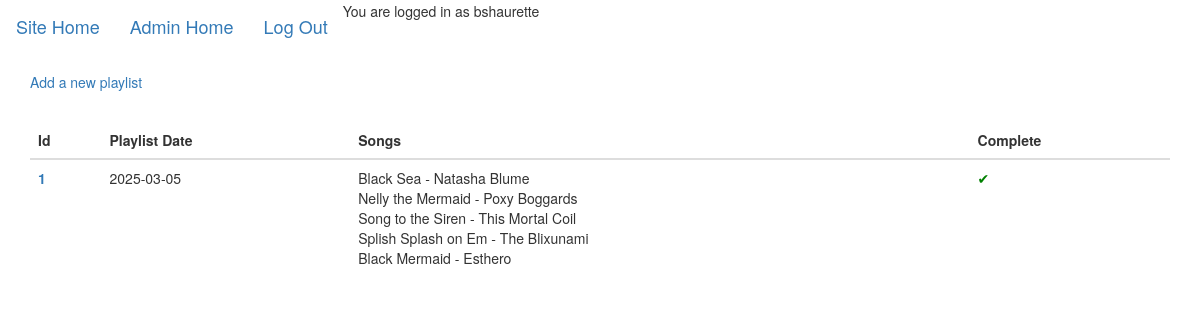
Screenshot of /admin/playlists (signed in) with the database file from the repository.
### tables this page shows
CREATE TABLE user (
  id INTEGER PRIMARY KEY AUTOINCREMENT,
  username TEXT UNIQUE NOT NULL,
  password TEXT NOT NULL
);

CREATE TABLE playlist (
    id INTEGER PRIMARY KEY AUTOINCREMENT,
    play_date DATE NOT NULL UNIQUE,
    created_at DATE NOT NULL DEFAULT CURRENT_DATE
);

### fivesongs/admin.py (the view)
@bp.route('/admin/playlists')
@login_required
def playlists():
    db = get_db()
    playlist_query = """
        SELECT id, play_date, created_at
        FROM playlist
        ORDER BY play_date DESC
    """
    db_playlists = db.execute(playlist_query).fetchall()
    all_playlists = []
    for p in db_playlists:
        playlist = {
            'id': p['id'],
            'play_date': p['play_date'],
            'songs': []
        }
        p_songs = db.execute(f"SELECT title, artist FROM song WHERE playlist_id = {p['id']}").fetchall()
        for s in p_songs:
            playlist['songs'].append(f"{s['title']} - {s['artist']}")
        if len(playlist['songs']) < 5:
            playlist['alert'] = True
        all_playlists.append(playlist)
    return render_template('admin/playlists.html', playlists=all_playlists)

### fivesongs/auth.py (called while the page is built)
@bp.before_app_request
def load_logged_in_user():
    user_id = session.get('user_id')
    if user_id is None:
        g.user = None
    else:
        g.user = get_db().execute(
            'SELECT * FROM user WHERE id = ?', (user_id,)
        ).fetchone()

def login_required(view):
    @functools.wraps(view)
    def wrapped_view(**kwargs):
        if g.user is None:
            return redirect(url_for('auth.login'))
        return view(**kwargs)
    return wrapped_view

### fivesongs/db.py (called while the page is built)
def get_db():
    if 'db' not in g:
        g.db = sqlite3.connect(
            current_app.config['DATABASE'],
            detect_types=sqlite3.PARSE_DECLTYPES
        )
        g.db.row_factory = sqlite3.Row
    return g.db

### fivesongs/templates/admin/playlists.html
{% extends 'adminbase.html' %}
{% block content %}
  <p><a href="/admin/playlist/create">Add a new playlist</a></p>
  <br />
  {% if playlists %}
    <table class="table">
      <thead class="thead-dark">
        <tr>
          <th scope="col">Id</th>
          <th scope="col">Playlist Date</th>
          <th scope="col">Songs</th>
          <th scope="col">Complete</th>
        </tr>
      </thead>
      <tbody>
        {% for playlist in playlists %}
        <tr>
          <th scope="row"><a href="/admin/playlist/{{ playlist.id }}">{{ playlist.id }}</a></th>
          <td>{{ playlist.play_date }}</td>
          <td>
            {% if playlist.songs %}
              {% for song in playlist.songs %}
                {{ song }}<br />
              {% endfor %}
            {% endif %}
          </td>
          <td>
            {% if playlist.alert %}
              <span style="color: red;">&#x2714;</span>
            {% else %}
              <span style="color: green;">&#x2714;</span>
            {% endif %}
          </td>
        </tr>
        {% endfor %}
      </tbody>
    </table>
  {% else %}
    No playlists available.<br />
  {% endif %}
{% endblock %}

### fivesongs/templates/adminbase.html (shortened to what this page needs)
<!DOCTYPE html>
<html lang="en">
<head>
  <link rel="stylesheet" type="text/css" href="{{ url_for('static', filename='css/bootstrap.min.css') }}">
</head>
<body>
<nav class="navbar navbar-light bg-light">
  <a class="navbar-brand" href="/">Site Home</a>
  <a class="navbar-brand" href="/admin">Admin Home</a>
  <a class="navbar-brand" href="{{ url_for('auth.logout') }}">Log Out</a>
  {% if g.user %}
    <div>You are logged in as {{ g.user['username'] }}</div>
  {% else %}
    <a href="{{ url_for('auth.register') }}">Register</a>
    <a href="{{ url_for('auth.login') }}">Log In</a>
  {% endif %}
</nav>
<div class="container">
  {% block content %}{% endblock %}
</div>
</body>
</html>

### rows the page displays
user: user.username "bshaurette"
playlist: id "1", play_date "2025-03-05", songs "Black Sea - Natasha Blume" "Nelly the Mermaid - Poxy Boggards" "Song to the Siren - This Mortal Coil" "Splish Splash on Em - The Blixunami" "Black Mermaid - Esthero"
